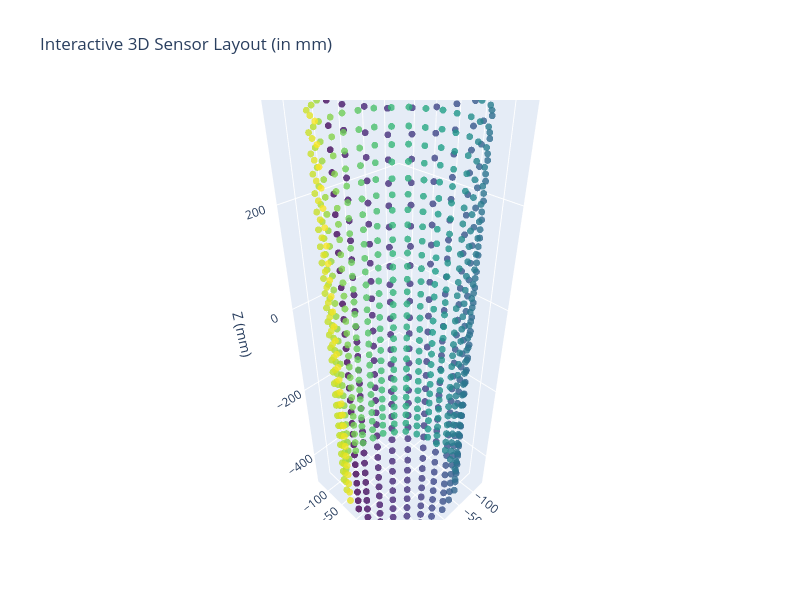

The notebook cell saved with this chart:
### Code cell
import plotly.graph_objects as go

# Convert to mm
x_mm = df_sensor["x (cm)"] * 10
y_mm = df_sensor["y (cm)"] * 10
z_mm = df_sensor["z (cm)"] * 10

# Create interactive 3D plot
fig = go.Figure(data=[go.Scatter3d(
    x=x_mm,
    y=y_mm,
    z=z_mm,
    mode='markers',
    marker=dict(
        size=4,
        color=df_sensor["Sensor"],  # Color by sensor index
        colorscale='Viridis',
        opacity=0.8
    )
)])

fig.update_layout(
    scene=dict(
        xaxis_title='X (mm)',
        yaxis_title='Y (mm)',
        zaxis_title='Z (mm)',
    ),
    title="Interactive 3D Sensor Layout (in mm)",
    width=800,
    height=600
)

fig.show()

### Figure 1 — Plotly figure (JSON) as saved in the notebook; plotly's stock layout.template omitted (floating-point values rounded to 4 significant figures; data arrays with more than 128 entries replaced by an {"elided": "..."} marker saying what was removed)
{"data": [{"marker": {"color": {"elided": "896 int values"}, "colorscale": [[0, "#440154"], [0.1111, "#482878"], [0.2222, "#3e4989"], [0.3333, "#31688e"], [0.4444, "#26828e"], [0.5556, "#1f9e89"], [0.6667, "#35b779"], [0.7778, "#6ece58"], [0.8889, "#b5de2b"], [1, "#fde725"]], "opacity": 0.8, "size": 4}, "mode": "markers", "type": "scatter3d", "x": {"elided": "896 float values"}, "y": {"elided": "896 float values"}, "z": {"elided": "896 float values"}}], "layout": {"height": 600, "scene": {"xaxis": {"title": {"text": "X (mm)"}}, "yaxis": {"title": {"text": "Y (mm)"}}, "zaxis": {"title": {"text": "Z (mm)"}}}, "title": {"text": "Interactive 3D Sensor Layout (in mm)"}, "width": 800}}
